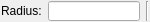
<?xml version="1.0" encoding="UTF-8"?>
<ui version="4.0" stdsetdef="1">
  <resources><include location="../../../res/extui/extui.qrc"/></resources><author></author>
  <comment></comment>
  <exportmacro></exportmacro>
  <class>QG_CircleOptions</class>
  <widget class="QWidget" name="QG_CircleOptions">
    <property name="geometry">
      <rect>
        <x>48</x>
        <y>63</y>
        <width>150</width>
        <height>22</height>
      </rect>
    </property>
    <property name="sizePolicy">
      <sizepolicy>
        <hsizetype>0</hsizetype>
        <vsizetype>0</vsizetype>
        <horstretch>0</horstretch>
        <verstretch>0</verstretch>
      </sizepolicy>
    </property>
    <property name="minimumSize">
      <size>
        <width>111</width>
        <height>22</height>
      </size>
    </property>
    <property name="maximumSize">
      <size>
        <width>150</width>
        <height>22</height>
      </size>
    </property>
    <property name="windowTitle">
      <string>Circle Options</string>
    </property>
    <layout class="QHBoxLayout">
      <property name="margin">
        <number>1</number>
      </property>
      <item>
        <widget class="QLabel" name="lRadius">
          <property name="text">
            <string>Radius:</string>
          </property>
          <property name="wordWrap">
            <bool>false</bool>
          </property>
        </widget>
      </item>
      <item>
        <widget class="QLineEdit" name="leRadius"/>
      </item>
      <item>
        <widget class="Line" name="sep1">
          <property name="sizePolicy">
            <sizepolicy>
              <hsizetype>0</hsizetype>
              <vsizetype>1</vsizetype>
              <horstretch>0</horstretch>
              <verstretch>0</verstretch>
            </sizepolicy>
          </property>
          <property name="frameShape">
            <enum>QFrame::VLine</enum>
          </property>
          <property name="frameShadow">
            <enum>QFrame::Sunken</enum>
          </property>
        </widget>
      </item>
    </layout>
  </widget>
  <layoutdefault spacing="6" margin="11"/>
  <pixmapfunction>qPixmapFromMimeSource</pixmapfunction>
  <includes>
    <include location="local">rs_circle.h</include>
    <include location="local">rs_settings.h</include>
    <include location="local">rs_actiondrawcirclecr.h</include>
  </includes>
  <connections>
    <connection>
      <sender>leRadius</sender>
      <signal>textChanged(QString)</signal>
      <receiver>QG_CircleOptions</receiver>
      <slot>updateRadius(QString)</slot>
    </connection>
  </connections>
</ui>
